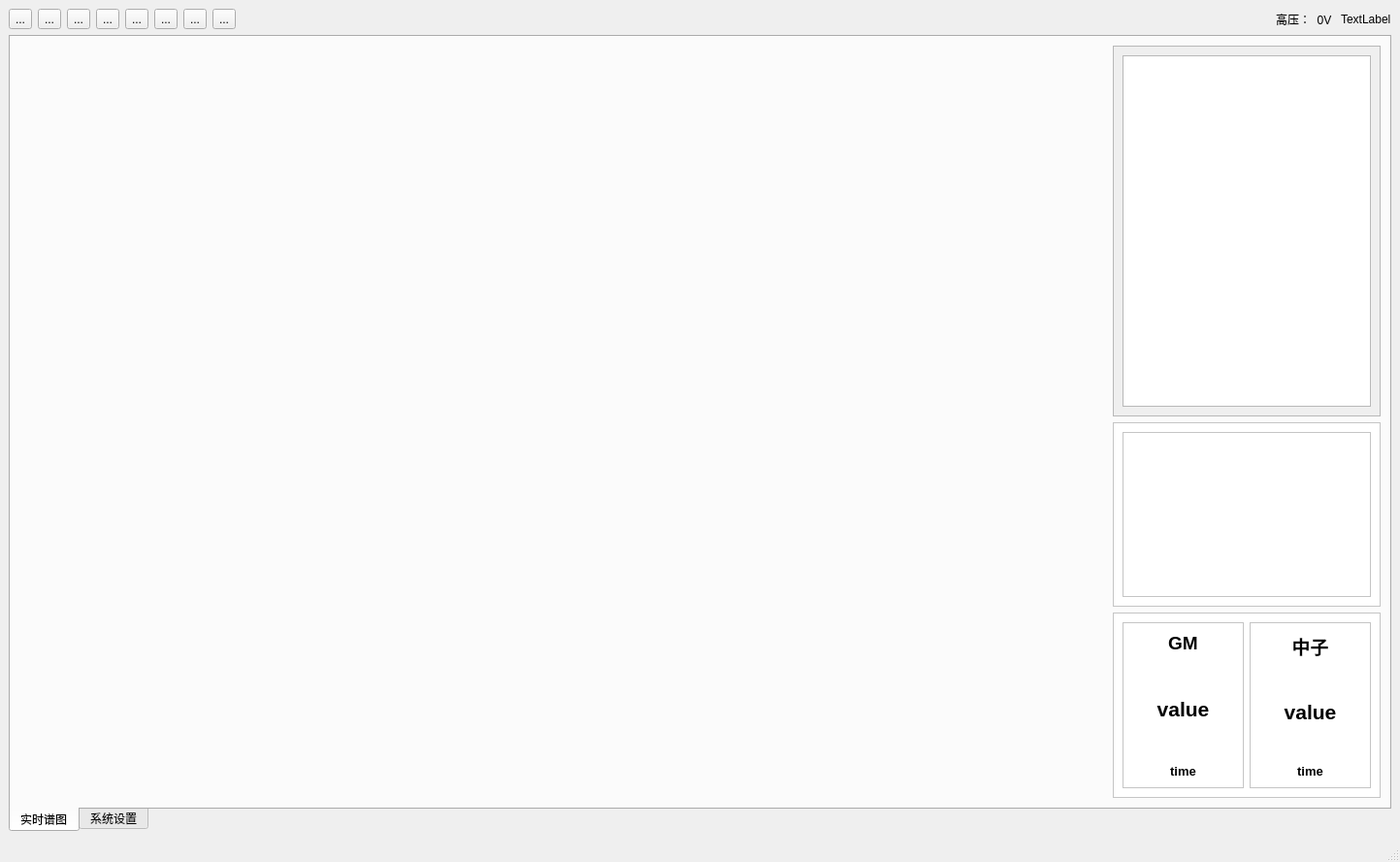
<?xml version="1.0" encoding="UTF-8"?>
<ui version="4.0">
 <class>MainWindow</class>
 <widget class="QMainWindow" name="MainWindow">
  <property name="geometry">
   <rect>
    <x>0</x>
    <y>0</y>
    <width>1443</width>
    <height>888</height>
   </rect>
  </property>
  <property name="windowTitle">
   <string>MainWindow</string>
  </property>
  <widget class="QWidget" name="centralwidget">
   <property name="styleSheet">
    <string notr="true"/>
   </property>
   <layout class="QGridLayout" name="gridLayout">
    <item row="0" column="10">
     <widget class="QLabel" name="label_23">
      <property name="text">
       <string>TextLabel</string>
      </property>
     </widget>
    </item>
    <item row="0" column="3">
     <widget class="QToolButton" name="toolButton_8">
      <property name="maximumSize">
       <size>
        <width>25</width>
        <height>200</height>
       </size>
      </property>
      <property name="statusTip">
       <string>显示&amp;&amp;隐藏服务器窗口</string>
      </property>
      <property name="text">
       <string>...</string>
      </property>
      <property name="icon">
       <iconset resource="img.qrc">
        <normaloff>:/icon/Icon/grayChange.png</normaloff>:/icon/Icon/grayChange.png</iconset>
      </property>
     </widget>
    </item>
    <item row="0" column="6">
     <widget class="QToolButton" name="toolButton_9">
      <property name="statusTip">
       <string>保存文件</string>
      </property>
      <property name="text">
       <string>...</string>
      </property>
      <property name="icon">
       <iconset resource="img.qrc">
        <normaloff>:/icon/Icon/Save.ico</normaloff>:/icon/Icon/Save.ico</iconset>
      </property>
     </widget>
    </item>
    <item row="0" column="7">
     <widget class="QToolButton" name="toolButton_10">
      <property name="statusTip">
       <string>计算活度</string>
      </property>
      <property name="text">
       <string>...</string>
      </property>
      <property name="icon">
       <iconset resource="img.qrc">
        <normaloff>:/icon/Icon/solve.png</normaloff>:/icon/Icon/solve.png</iconset>
      </property>
     </widget>
    </item>
    <item row="0" column="1">
     <widget class="QToolButton" name="toolButton_2">
      <property name="statusTip">
       <string>停止采集数据</string>
      </property>
      <property name="styleSheet">
       <string notr="true"/>
      </property>
      <property name="text">
       <string>...</string>
      </property>
      <property name="icon">
       <iconset>
        <normaloff>Icon/Stop.jpg</normaloff>Icon/Stop.jpg</iconset>
      </property>
     </widget>
    </item>
    <item row="0" column="5">
     <widget class="QToolButton" name="toolButton_7">
      <property name="statusTip">
       <string>打开文件</string>
      </property>
      <property name="text">
       <string>...</string>
      </property>
      <property name="icon">
       <iconset resource="img.qrc">
        <normaloff>:/icon/Icon/Open.ico</normaloff>:/icon/Icon/Open.ico</iconset>
      </property>
     </widget>
    </item>
    <item row="0" column="0">
     <widget class="QToolButton" name="toolButton">
      <property name="statusTip">
       <string>开始采集数据</string>
      </property>
      <property name="styleSheet">
       <string notr="true"/>
      </property>
      <property name="text">
       <string>...</string>
      </property>
      <property name="icon">
       <iconset>
        <normaloff>Icon/Start.ico</normaloff>Icon/Start.ico</iconset>
      </property>
      <property name="toolButtonStyle">
       <enum>Qt::ToolButtonIconOnly</enum>
      </property>
     </widget>
    </item>
    <item row="0" column="2">
     <widget class="QToolButton" name="toolButton_3">
      <property name="statusTip">
       <string>重启客户端连接</string>
      </property>
      <property name="styleSheet">
       <string notr="true">image: url(:/icon/Icon/server.jpg);</string>
      </property>
      <property name="text">
       <string>...</string>
      </property>
      <property name="icon">
       <iconset>
        <normaloff>Icon/server.jpg</normaloff>Icon/server.jpg</iconset>
      </property>
     </widget>
    </item>
    <item row="0" column="9">
     <widget class="QLabel" name="label_8">
      <property name="text">
       <string>高压：  0V </string>
      </property>
     </widget>
    </item>
    <item row="0" column="4">
     <widget class="QToolButton" name="toolButton_5">
      <property name="statusTip">
       <string>清除图像</string>
      </property>
      <property name="text">
       <string>...</string>
      </property>
      <property name="icon">
       <iconset resource="img.qrc">
        <normaloff>:/icon/Icon/clear.png</normaloff>:/icon/Icon/clear.png</iconset>
      </property>
     </widget>
    </item>
    <item row="0" column="8">
     <spacer name="horizontalSpacer">
      <property name="orientation">
       <enum>Qt::Horizontal</enum>
      </property>
      <property name="sizeHint" stdset="0">
       <size>
        <width>40</width>
        <height>20</height>
       </size>
      </property>
     </spacer>
    </item>
    <item row="1" column="0" rowspan="2" colspan="11">
     <widget class="QTabWidget" name="tabWidget">
      <property name="tabPosition">
       <enum>QTabWidget::South</enum>
      </property>
      <property name="currentIndex">
       <number>0</number>
      </property>
      <widget class="QWidget" name="tab">
       <attribute name="title">
        <string>实时谱图</string>
       </attribute>
       <layout class="QGridLayout" name="gridLayout_2" columnstretch="5,0">
        <item row="0" column="1">
         <layout class="QVBoxLayout" name="verticalLayout_4" stretch="2,1,1">
          <item>
           <widget class="QScrollArea" name="scrollArea_2">
            <property name="widgetResizable">
             <bool>true</bool>
            </property>
            <widget class="QWidget" name="scrollAreaWidgetContents">
             <property name="geometry">
              <rect>
               <x>0</x>
               <y>0</y>
               <width>274</width>
               <height>369</height>
              </rect>
             </property>
             <layout class="QHBoxLayout" name="horizontalLayout">
              <item>
               <widget class="QListWidget" name="listWidget_2"/>
              </item>
             </layout>
            </widget>
           </widget>
          </item>
          <item>
           <widget class="QScrollArea" name="scrollArea">
            <property name="styleSheet">
             <string notr="true">background-color: rgb(255, 255, 255); 
</string>
            </property>
            <property name="widgetResizable">
             <bool>true</bool>
            </property>
            <widget class="QWidget" name="scrollAreaWidgetContents_5">
             <property name="geometry">
              <rect>
               <x>0</x>
               <y>0</y>
               <width>274</width>
               <height>183</height>
              </rect>
             </property>
             <layout class="QHBoxLayout" name="horizontalLayout_2">
              <item>
               <widget class="QListWidget" name="listWidget"/>
              </item>
             </layout>
            </widget>
           </widget>
          </item>
          <item>
           <widget class="QScrollArea" name="scrollArea_3">
            <property name="styleSheet">
             <string notr="true">background-color: rgb(255, 255, 255);</string>
            </property>
            <property name="widgetResizable">
             <bool>true</bool>
            </property>
            <widget class="QWidget" name="scrollAreaWidgetContents_4">
             <property name="geometry">
              <rect>
               <x>0</x>
               <y>0</y>
               <width>274</width>
               <height>183</height>
              </rect>
             </property>
             <layout class="QHBoxLayout" name="horizontalLayout_3">
              <item>
               <widget class="QScrollArea" name="scrollArea_4">
                <property name="widgetResizable">
                 <bool>true</bool>
                </property>
                <widget class="QWidget" name="scrollAreaWidgetContents_2">
                 <property name="geometry">
                  <rect>
                   <x>0</x>
                   <y>0</y>
                   <width>123</width>
                   <height>163</height>
                  </rect>
                 </property>
                 <layout class="QVBoxLayout" name="verticalLayout_2">
                  <item>
                   <widget class="QLabel" name="label_7">
                    <property name="text">
                     <string>&lt;html&gt;&lt;head/&gt;&lt;body&gt;&lt;p align=&quot;center&quot;&gt;&lt;span style=&quot; font-size:14pt; font-weight:600;&quot;&gt;GM&lt;/span&gt;&lt;/p&gt;&lt;/body&gt;&lt;/html&gt;</string>
                    </property>
                   </widget>
                  </item>
                  <item>
                   <spacer name="verticalSpacer_5">
                    <property name="orientation">
                     <enum>Qt::Vertical</enum>
                    </property>
                    <property name="sizeHint" stdset="0">
                     <size>
                      <width>20</width>
                      <height>16</height>
                     </size>
                    </property>
                   </spacer>
                  </item>
                  <item>
                   <widget class="QLabel" name="label_10">
                    <property name="text">
                     <string>&lt;html&gt;&lt;head/&gt;&lt;body&gt;&lt;p align=&quot;center&quot;&gt;&lt;span style=&quot; font-size:16pt; font-weight:600;&quot;&gt;value&lt;/span&gt;&lt;/p&gt;&lt;/body&gt;&lt;/html&gt;</string>
                    </property>
                   </widget>
                  </item>
                  <item>
                   <spacer name="verticalSpacer_6">
                    <property name="orientation">
                     <enum>Qt::Vertical</enum>
                    </property>
                    <property name="sizeHint" stdset="0">
                     <size>
                      <width>20</width>
                      <height>27</height>
                     </size>
                    </property>
                   </spacer>
                  </item>
                  <item>
                   <widget class="QLabel" name="label_11">
                    <property name="text">
                     <string>&lt;html&gt;&lt;head/&gt;&lt;body&gt;&lt;p align=&quot;center&quot;&gt;&lt;span style=&quot; font-size:10pt; font-weight:600;&quot;&gt;        time&lt;/span&gt;&lt;/p&gt;&lt;/body&gt;&lt;/html&gt;</string>
                    </property>
                   </widget>
                  </item>
                 </layout>
                </widget>
               </widget>
              </item>
              <item>
               <widget class="QScrollArea" name="scrollArea_5">
                <property name="widgetResizable">
                 <bool>true</bool>
                </property>
                <widget class="QWidget" name="scrollAreaWidgetContents_6">
                 <property name="geometry">
                  <rect>
                   <x>0</x>
                   <y>0</y>
                   <width>123</width>
                   <height>163</height>
                  </rect>
                 </property>
                 <layout class="QVBoxLayout" name="verticalLayout_5">
                  <item>
                   <widget class="QLabel" name="label_9">
                    <property name="text">
                     <string>&lt;html&gt;&lt;head/&gt;&lt;body&gt;&lt;p align=&quot;center&quot;&gt;&lt;span style=&quot; font-size:14pt; font-weight:600;&quot;&gt;中子&lt;/span&gt;&lt;/p&gt;&lt;/body&gt;&lt;/html&gt;</string>
                    </property>
                   </widget>
                  </item>
                  <item>
                   <spacer name="verticalSpacer_7">
                    <property name="orientation">
                     <enum>Qt::Vertical</enum>
                    </property>
                    <property name="sizeHint" stdset="0">
                     <size>
                      <width>20</width>
                      <height>26</height>
                     </size>
                    </property>
                   </spacer>
                  </item>
                  <item>
                   <widget class="QLabel" name="label_19">
                    <property name="text">
                     <string>&lt;html&gt;&lt;head/&gt;&lt;body&gt;&lt;p align=&quot;center&quot;&gt;&lt;span style=&quot; font-size:16pt; font-weight:600;&quot;&gt;value&lt;/span&gt;&lt;/p&gt;&lt;/body&gt;&lt;/html&gt;</string>
                    </property>
                   </widget>
                  </item>
                  <item>
                   <spacer name="verticalSpacer_8">
                    <property name="orientation">
                     <enum>Qt::Vertical</enum>
                    </property>
                    <property name="sizeHint" stdset="0">
                     <size>
                      <width>20</width>
                      <height>28</height>
                     </size>
                    </property>
                   </spacer>
                  </item>
                  <item>
                   <widget class="QLabel" name="label_20">
                    <property name="text">
                     <string>&lt;html&gt;&lt;head/&gt;&lt;body&gt;&lt;p align=&quot;center&quot;&gt;&lt;span style=&quot; font-size:10pt; font-weight:600;&quot;&gt;        time&lt;/span&gt;&lt;/p&gt;&lt;/body&gt;&lt;/html&gt;</string>
                    </property>
                   </widget>
                  </item>
                 </layout>
                 <zorder>label_9</zorder>
                 <zorder>label_19</zorder>
                 <zorder>label_20</zorder>
                 <zorder>verticalSpacer_7</zorder>
                 <zorder>verticalSpacer_8</zorder>
                </widget>
               </widget>
              </item>
             </layout>
            </widget>
           </widget>
          </item>
         </layout>
        </item>
        <item row="0" column="0">
         <layout class="QVBoxLayout" name="verticalLayout_3" stretch="1">
          <item>
           <widget class="background" name="widget" native="true"/>
          </item>
         </layout>
        </item>
       </layout>
      </widget>
      <widget class="QWidget" name="tab_3">
       <attribute name="title">
        <string>系统设置</string>
       </attribute>
       <layout class="QGridLayout" name="gridLayout_3">
        <item row="0" column="0" rowspan="2">
         <widget class="QTabWidget" name="tabWidget_2">
          <property name="currentIndex">
           <number>3</number>
          </property>
          <widget class="QWidget" name="tab_4">
           <attribute name="title">
            <string>管理员</string>
           </attribute>
           <layout class="QGridLayout" name="gridLayout_7">
            <item row="2" column="2">
             <spacer name="horizontalSpacer_8">
              <property name="orientation">
               <enum>Qt::Horizontal</enum>
              </property>
              <property name="sizeHint" stdset="0">
               <size>
                <width>158</width>
                <height>20</height>
               </size>
              </property>
             </spacer>
            </item>
            <item row="3" column="1">
             <spacer name="verticalSpacer_4">
              <property name="orientation">
               <enum>Qt::Vertical</enum>
              </property>
              <property name="sizeHint" stdset="0">
               <size>
                <width>20</width>
                <height>164</height>
               </size>
              </property>
             </spacer>
            </item>
            <item row="1" column="0">
             <spacer name="horizontalSpacer_7">
              <property name="orientation">
               <enum>Qt::Horizontal</enum>
              </property>
              <property name="sizeHint" stdset="0">
               <size>
                <width>158</width>
                <height>20</height>
               </size>
              </property>
             </spacer>
            </item>
            <item row="0" column="1">
             <spacer name="verticalSpacer_3">
              <property name="orientation">
               <enum>Qt::Vertical</enum>
              </property>
              <property name="sizeHint" stdset="0">
               <size>
                <width>20</width>
                <height>164</height>
               </size>
              </property>
             </spacer>
            </item>
            <item row="1" column="1" rowspan="2">
             <widget class="QGroupBox" name="groupBox_2">
              <property name="minimumSize">
               <size>
                <width>400</width>
                <height>400</height>
               </size>
              </property>
              <property name="styleSheet">
               <string notr="true">background-color: rgb(255, 249, 215);
border-color: rgb(0, 0, 0);</string>
              </property>
              <property name="title">
               <string/>
              </property>
              <widget class="QWidget" name="verticalLayoutWidget">
               <property name="geometry">
                <rect>
                 <x>50</x>
                 <y>60</y>
                 <width>301</width>
                 <height>281</height>
                </rect>
               </property>
               <layout class="QVBoxLayout" name="verticalLayout">
                <item>
                 <widget class="QPushButton" name="pushButton">
                  <property name="styleSheet">
                   <string notr="true">border-color: rgb(255, 249, 215);border:none;</string>
                  </property>
                  <property name="text">
                   <string>修改管理员密码</string>
                  </property>
                 </widget>
                </item>
                <item>
                 <widget class="QPushButton" name="pushButton_2">
                  <property name="styleSheet">
                   <string notr="true">border:none;</string>
                  </property>
                  <property name="text">
                   <string>仪器配置</string>
                  </property>
                 </widget>
                </item>
                <item>
                 <widget class="QPushButton" name="pushButton_3">
                  <property name="styleSheet">
                   <string notr="true">border:none;</string>
                  </property>
                  <property name="text">
                   <string>恢复出厂设置</string>
                  </property>
                 </widget>
                </item>
                <item>
                 <widget class="QPushButton" name="pushButton_4">
                  <property name="styleSheet">
                   <string notr="true">border:none;</string>
                  </property>
                  <property name="text">
                   <string>退出</string>
                  </property>
                 </widget>
                </item>
               </layout>
              </widget>
             </widget>
            </item>
           </layout>
          </widget>
          <widget class="QWidget" name="tab_5">
           <attribute name="title">
            <string>用户设置</string>
           </attribute>
           <layout class="QGridLayout" name="gridLayout_6">
            <item row="1" column="2">
             <spacer name="horizontalSpacer_6">
              <property name="orientation">
               <enum>Qt::Horizontal</enum>
              </property>
              <property name="sizeHint" stdset="0">
               <size>
                <width>40</width>
                <height>20</height>
               </size>
              </property>
             </spacer>
            </item>
            <item row="0" column="1">
             <spacer name="verticalSpacer">
              <property name="orientation">
               <enum>Qt::Vertical</enum>
              </property>
              <property name="sizeHint" stdset="0">
               <size>
                <width>20</width>
                <height>40</height>
               </size>
              </property>
             </spacer>
            </item>
            <item row="1" column="1">
             <widget class="QGroupBox" name="groupBox">
              <property name="minimumSize">
               <size>
                <width>400</width>
                <height>400</height>
               </size>
              </property>
              <property name="styleSheet">
               <string notr="true">border-color: rgb(0, 0, 0);
background-color: rgb(255, 247, 229);</string>
              </property>
              <property name="title">
               <string/>
              </property>
              <layout class="QGridLayout" name="gridLayout_10">
               <item row="0" column="0">
                <layout class="QGridLayout" name="gridLayout_4">
                 <item row="0" column="0">
                  <widget class="QLabel" name="label_2">
                   <property name="minimumSize">
                    <size>
                     <width>0</width>
                     <height>20</height>
                    </size>
                   </property>
                   <property name="maximumSize">
                    <size>
                     <width>16777215</width>
                     <height>20</height>
                    </size>
                   </property>
                   <property name="styleSheet">
                    <string notr="true">border-left-color: rgb(255, 85, 127);</string>
                   </property>
                   <property name="text">
                    <string>蓝牙</string>
                   </property>
                   <property name="alignment">
                    <set>Qt::AlignCenter</set>
                   </property>
                  </widget>
                 </item>
                 <item row="1" column="0">
                  <widget class="QLabel" name="label_3">
                   <property name="minimumSize">
                    <size>
                     <width>0</width>
                     <height>20</height>
                    </size>
                   </property>
                   <property name="maximumSize">
                    <size>
                     <width>16777215</width>
                     <height>20</height>
                    </size>
                   </property>
                   <property name="styleSheet">
                    <string notr="true">border-left-color: rgb(255, 85, 127);</string>
                   </property>
                   <property name="text">
                    <string>峰鸣器</string>
                   </property>
                   <property name="alignment">
                    <set>Qt::AlignCenter</set>
                   </property>
                  </widget>
                 </item>
                 <item row="2" column="0">
                  <widget class="QLabel" name="label_4">
                   <property name="minimumSize">
                    <size>
                     <width>0</width>
                     <height>20</height>
                    </size>
                   </property>
                   <property name="maximumSize">
                    <size>
                     <width>16777215</width>
                     <height>20</height>
                    </size>
                   </property>
                   <property name="styleSheet">
                    <string notr="true">border-left-color: rgb(255, 85, 127);</string>
                   </property>
                   <property name="text">
                    <string>GPS</string>
                   </property>
                   <property name="alignment">
                    <set>Qt::AlignCenter</set>
                   </property>
                  </widget>
                 </item>
                 <item row="6" column="1">
                  <widget class="QLabel" name="label_14">
                   <property name="text">
                    <string>2022-9-19</string>
                   </property>
                   <property name="alignment">
                    <set>Qt::AlignCenter</set>
                   </property>
                  </widget>
                 </item>
                 <item row="7" column="0">
                  <widget class="QLabel" name="label_15">
                   <property name="minimumSize">
                    <size>
                     <width>0</width>
                     <height>20</height>
                    </size>
                   </property>
                   <property name="maximumSize">
                    <size>
                     <width>16777215</width>
                     <height>20</height>
                    </size>
                   </property>
                   <property name="styleSheet">
                    <string notr="true">border-left-color: rgb(255, 85, 127);</string>
                   </property>
                   <property name="text">
                    <string>时间</string>
                   </property>
                   <property name="alignment">
                    <set>Qt::AlignCenter</set>
                   </property>
                  </widget>
                 </item>
                 <item row="3" column="0">
                  <widget class="QLabel" name="label_5">
                   <property name="minimumSize">
                    <size>
                     <width>0</width>
                     <height>20</height>
                    </size>
                   </property>
                   <property name="maximumSize">
                    <size>
                     <width>16777215</width>
                     <height>20</height>
                    </size>
                   </property>
                   <property name="styleSheet">
                    <string notr="true">border-left-color: rgb(255, 85, 127);</string>
                   </property>
                   <property name="text">
                    <string>亮度</string>
                   </property>
                   <property name="alignment">
                    <set>Qt::AlignCenter</set>
                   </property>
                  </widget>
                 </item>
                 <item row="9" column="0">
                  <widget class="QLabel" name="label_18">
                   <property name="maximumSize">
                    <size>
                     <width>16777215</width>
                     <height>20</height>
                    </size>
                   </property>
                   <property name="styleSheet">
                    <string notr="true">border-left-color: rgb(255, 85, 127);</string>
                   </property>
                   <property name="text">
                    <string>退出</string>
                   </property>
                   <property name="alignment">
                    <set>Qt::AlignCenter</set>
                   </property>
                  </widget>
                 </item>
                 <item row="5" column="1">
                  <widget class="QLabel" name="label_12">
                   <property name="minimumSize">
                    <size>
                     <width>0</width>
                     <height>20</height>
                    </size>
                   </property>
                   <property name="maximumSize">
                    <size>
                     <width>16777215</width>
                     <height>20</height>
                    </size>
                   </property>
                   <property name="text">
                    <string>中文</string>
                   </property>
                   <property name="alignment">
                    <set>Qt::AlignCenter</set>
                   </property>
                  </widget>
                 </item>
                 <item row="7" column="1">
                  <widget class="QLabel" name="label_16">
                   <property name="minimumSize">
                    <size>
                     <width>0</width>
                     <height>20</height>
                    </size>
                   </property>
                   <property name="maximumSize">
                    <size>
                     <width>16777215</width>
                     <height>20</height>
                    </size>
                   </property>
                   <property name="text">
                    <string>17:01</string>
                   </property>
                   <property name="alignment">
                    <set>Qt::AlignCenter</set>
                   </property>
                  </widget>
                 </item>
                 <item row="8" column="0">
                  <widget class="QLabel" name="label_17">
                   <property name="maximumSize">
                    <size>
                     <width>16777215</width>
                     <height>20</height>
                    </size>
                   </property>
                   <property name="styleSheet">
                    <string notr="true">border-left-color: rgb(255, 85, 127);</string>
                   </property>
                   <property name="text">
                    <string/>
                   </property>
                  </widget>
                 </item>
                 <item row="4" column="0">
                  <widget class="QLabel" name="label">
                   <property name="minimumSize">
                    <size>
                     <width>0</width>
                     <height>20</height>
                    </size>
                   </property>
                   <property name="maximumSize">
                    <size>
                     <width>16777215</width>
                     <height>20</height>
                    </size>
                   </property>
                   <property name="styleSheet">
                    <string notr="true">border-left-color: rgb(255, 85, 127);</string>
                   </property>
                   <property name="text">
                    <string>背光</string>
                   </property>
                   <property name="alignment">
                    <set>Qt::AlignCenter</set>
                   </property>
                  </widget>
                 </item>
                 <item row="5" column="0">
                  <widget class="QLabel" name="label_6">
                   <property name="minimumSize">
                    <size>
                     <width>0</width>
                     <height>20</height>
                    </size>
                   </property>
                   <property name="maximumSize">
                    <size>
                     <width>16777215</width>
                     <height>20</height>
                    </size>
                   </property>
                   <property name="styleSheet">
                    <string notr="true">border-left-color: rgb(255, 85, 127);</string>
                   </property>
                   <property name="text">
                    <string>语言</string>
                   </property>
                   <property name="alignment">
                    <set>Qt::AlignCenter</set>
                   </property>
                  </widget>
                 </item>
                 <item row="6" column="0">
                  <widget class="QLabel" name="label_13">
                   <property name="minimumSize">
                    <size>
                     <width>0</width>
                     <height>20</height>
                    </size>
                   </property>
                   <property name="maximumSize">
                    <size>
                     <width>16777215</width>
                     <height>20</height>
                    </size>
                   </property>
                   <property name="styleSheet">
                    <string notr="true">border-left-color: rgb(255, 85, 127);</string>
                   </property>
                   <property name="text">
                    <string>日期</string>
                   </property>
                   <property name="alignment">
                    <set>Qt::AlignCenter</set>
                   </property>
                  </widget>
                 </item>
                 <item row="3" column="1">
                  <widget class="QSlider" name="horizontalSlider">
                   <property name="maximumSize">
                    <size>
                     <width>167</width>
                     <height>16777215</height>
                    </size>
                   </property>
                   <property name="value">
                    <number>80</number>
                   </property>
                   <property name="orientation">
                    <enum>Qt::Horizontal</enum>
                   </property>
                  </widget>
                 </item>
                 <item row="0" column="1">
                  <widget class="QPushButton" name="pushButton_5">
                   <property name="minimumSize">
                    <size>
                     <width>0</width>
                     <height>20</height>
                    </size>
                   </property>
                   <property name="maximumSize">
                    <size>
                     <width>16777215</width>
                     <height>20</height>
                    </size>
                   </property>
                   <property name="styleSheet">
                    <string notr="true">border:none;</string>
                   </property>
                   <property name="text">
                    <string>关闭</string>
                   </property>
                  </widget>
                 </item>
                 <item row="1" column="1">
                  <widget class="QPushButton" name="pushButton_6">
                   <property name="minimumSize">
                    <size>
                     <width>0</width>
                     <height>20</height>
                    </size>
                   </property>
                   <property name="maximumSize">
                    <size>
                     <width>16777215</width>
                     <height>20</height>
                    </size>
                   </property>
                   <property name="styleSheet">
                    <string notr="true">border:none;</string>
                   </property>
                   <property name="text">
                    <string>关闭</string>
                   </property>
                  </widget>
                 </item>
                 <item row="2" column="1">
                  <widget class="QPushButton" name="pushButton_7">
                   <property name="minimumSize">
                    <size>
                     <width>0</width>
                     <height>20</height>
                    </size>
                   </property>
                   <property name="maximumSize">
                    <size>
                     <width>16777215</width>
                     <height>20</height>
                    </size>
                   </property>
                   <property name="styleSheet">
                    <string notr="true">border:none;</string>
                   </property>
                   <property name="text">
                    <string>关闭</string>
                   </property>
                  </widget>
                 </item>
                 <item row="4" column="1">
                  <widget class="QPushButton" name="pushButton_8">
                   <property name="minimumSize">
                    <size>
                     <width>0</width>
                     <height>20</height>
                    </size>
                   </property>
                   <property name="styleSheet">
                    <string notr="true">border:none;</string>
                   </property>
                   <property name="text">
                    <string>始终开</string>
                   </property>
                  </widget>
                 </item>
                </layout>
               </item>
              </layout>
             </widget>
            </item>
            <item row="1" column="0">
             <spacer name="horizontalSpacer_5">
              <property name="orientation">
               <enum>Qt::Horizontal</enum>
              </property>
              <property name="sizeHint" stdset="0">
               <size>
                <width>40</width>
                <height>20</height>
               </size>
              </property>
             </spacer>
            </item>
            <item row="2" column="1">
             <spacer name="verticalSpacer_2">
              <property name="orientation">
               <enum>Qt::Vertical</enum>
              </property>
              <property name="sizeHint" stdset="0">
               <size>
                <width>20</width>
                <height>40</height>
               </size>
              </property>
             </spacer>
            </item>
           </layout>
          </widget>
          <widget class="QWidget" name="tab_6">
           <attribute name="title">
            <string>数据库</string>
           </attribute>
           <layout class="QGridLayout" name="gridLayout_8">
            <item row="0" column="2" colspan="2">
             <widget class="QGroupBox" name="groupBox_3">
              <property name="title">
               <string>核素库</string>
              </property>
              <layout class="QGridLayout" name="gridLayout_9">
               <item row="8" column="0">
                <widget class="QCheckBox" name="checkBox_9">
                 <property name="text">
                  <string>Bi-207</string>
                 </property>
                </widget>
               </item>
               <item row="2" column="2">
                <widget class="QCheckBox" name="checkBox_17">
                 <property name="text">
                  <string>Pd-103</string>
                 </property>
                </widget>
               </item>
               <item row="0" column="2">
                <widget class="QCheckBox" name="checkBox_15">
                 <property name="text">
                  <string>Ga-67</string>
                 </property>
                </widget>
               </item>
               <item row="3" column="1">
                <widget class="QCheckBox" name="checkBox_14">
                 <property name="text">
                  <string>Pu-239</string>
                 </property>
                </widget>
               </item>
               <item row="3" column="2">
                <widget class="QCheckBox" name="checkBox_18">
                 <property name="text">
                  <string>In-111</string>
                 </property>
                </widget>
               </item>
               <item row="8" column="2">
                <widget class="QCheckBox" name="checkBox_23">
                 <property name="text">
                  <string>Cr-51</string>
                 </property>
                </widget>
               </item>
               <item row="6" column="2">
                <widget class="QCheckBox" name="checkBox_21">
                 <property name="text">
                  <string>I-131</string>
                 </property>
                </widget>
               </item>
               <item row="7" column="0">
                <widget class="QCheckBox" name="checkBox_8">
                 <property name="text">
                  <string>Ir-192</string>
                 </property>
                </widget>
               </item>
               <item row="7" column="2">
                <widget class="QCheckBox" name="checkBox_22">
                 <property name="text">
                  <string>Xe-133</string>
                 </property>
                </widget>
               </item>
               <item row="2" column="3">
                <widget class="QCheckBox" name="checkBox_27">
                 <property name="text">
                  <string>Th-232</string>
                 </property>
                </widget>
               </item>
               <item row="5" column="2">
                <widget class="QCheckBox" name="checkBox_20">
                 <property name="text">
                  <string>I-125</string>
                 </property>
                </widget>
               </item>
               <item row="3" column="3">
                <widget class="QCheckBox" name="checkBox_28">
                 <property name="text">
                  <string>U-238</string>
                 </property>
                </widget>
               </item>
               <item row="1" column="3">
                <widget class="QCheckBox" name="checkBox_26">
                 <property name="text">
                  <string>Ra-226</string>
                 </property>
                </widget>
               </item>
               <item row="0" column="3">
                <widget class="QCheckBox" name="checkBox_25">
                 <property name="text">
                  <string>K-40</string>
                 </property>
                </widget>
               </item>
               <item row="1" column="1">
                <widget class="QCheckBox" name="checkBox_12">
                 <property name="text">
                  <string>U-235</string>
                 </property>
                </widget>
               </item>
               <item row="0" column="1">
                <widget class="QCheckBox" name="checkBox_11">
                 <property name="text">
                  <string>U-233</string>
                 </property>
                </widget>
               </item>
               <item row="0" column="0">
                <widget class="QCheckBox" name="checkBox_1">
                 <property name="text">
                  <string>Cs-137</string>
                 </property>
                </widget>
               </item>
               <item row="2" column="1">
                <widget class="QCheckBox" name="checkBox_13">
                 <property name="text">
                  <string>Np-237</string>
                 </property>
                </widget>
               </item>
               <item row="1" column="2">
                <widget class="QCheckBox" name="checkBox_16">
                 <property name="text">
                  <string>Tc-99m</string>
                 </property>
                </widget>
               </item>
               <item row="9" column="2">
                <widget class="QCheckBox" name="checkBox_24">
                 <property name="text">
                  <string>Ti-201</string>
                 </property>
                </widget>
               </item>
               <item row="1" column="0">
                <widget class="QCheckBox" name="checkBox_2">
                 <property name="text">
                  <string>Am-241</string>
                 </property>
                </widget>
               </item>
               <item row="4" column="2">
                <widget class="QCheckBox" name="checkBox_19">
                 <property name="text">
                  <string>I-123</string>
                 </property>
                </widget>
               </item>
               <item row="4" column="0">
                <widget class="QCheckBox" name="checkBox_5">
                 <property name="text">
                  <string>Na-22</string>
                 </property>
                </widget>
               </item>
               <item row="6" column="0">
                <widget class="QCheckBox" name="checkBox_7">
                 <property name="text">
                  <string>Ba-133</string>
                 </property>
                </widget>
               </item>
               <item row="3" column="0">
                <widget class="QCheckBox" name="checkBox_4">
                 <property name="text">
                  <string>Co-57</string>
                 </property>
                </widget>
               </item>
               <item row="2" column="0">
                <widget class="QCheckBox" name="checkBox_3">
                 <property name="text">
                  <string>Co-60</string>
                 </property>
                </widget>
               </item>
               <item row="5" column="0">
                <widget class="QCheckBox" name="checkBox_6">
                 <property name="text">
                  <string>Eu-152</string>
                 </property>
                </widget>
               </item>
               <item row="9" column="0">
                <widget class="QCheckBox" name="checkBox_10">
                 <property name="text">
                  <string>Se-75</string>
                 </property>
                </widget>
               </item>
              </layout>
             </widget>
            </item>
            <item row="0" column="0" colspan="2">
             <widget class="QTableWidget" name="tableWidget">
              <column>
               <property name="text">
                <string>名称</string>
               </property>
              </column>
              <column>
               <property name="text">
                <string>半衰期(year)</string>
               </property>
              </column>
              <column>
               <property name="text">
                <string>能量(Kev)</string>
               </property>
              </column>
              <column>
               <property name="text">
                <string>几率(%)</string>
               </property>
              </column>
              <column>
               <property name="text">
                <string>属性</string>
               </property>
              </column>
             </widget>
            </item>
           </layout>
          </widget>
          <widget class="QWidget" name="tab_7">
           <attribute name="title">
            <string>帮助</string>
           </attribute>
           <layout class="QGridLayout" name="gridLayout_5">
            <item row="0" column="0" rowspan="2" colspan="2">
             <widget class="QTextEdit" name="textEdit_2">
              <property name="placeholderText">
               <string/>
              </property>
             </widget>
            </item>
           </layout>
          </widget>
         </widget>
        </item>
       </layout>
      </widget>
     </widget>
    </item>
   </layout>
  </widget>
  <widget class="QStatusBar" name="statusbar"/>
  <widget class="QMenuBar" name="menuBar">
   <property name="geometry">
    <rect>
     <x>0</x>
     <y>0</y>
     <width>1443</width>
     <height>23</height>
    </rect>
   </property>
  </widget>
  <action name="actionfub">
   <property name="text">
    <string>fub</string>
   </property>
  </action>
 </widget>
 <customwidgets>
  <customwidget>
   <class>background</class>
   <extends>QWidget</extends>
   <header>matplotlib_plot.h</header>
   <container>1</container>
  </customwidget>
 </customwidgets>
 <resources>
  <include location="img.qrc"/>
 </resources>
 <connections/>
</ui>
